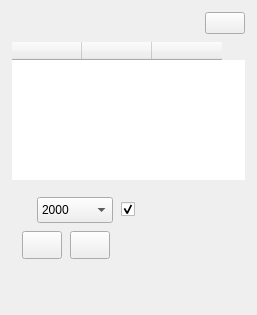
<?xml version="1.0" encoding="UTF-8"?>
<ui version="4.0">
 <class>ChannelSetWidget</class>
 <widget class="QWidget" name="ChannelSetWidget">
  <property name="geometry">
   <rect>
    <x>0</x>
    <y>0</y>
    <width>257</width>
    <height>315</height>
   </rect>
  </property>
  <property name="windowTitle">
   <string>Form</string>
  </property>
  <layout class="QVBoxLayout" name="verticalLayoutMain">
   <property name="spacing">
    <number>8</number>
   </property>
   <property name="leftMargin">
    <number>12</number>
   </property>
   <property name="topMargin">
    <number>12</number>
   </property>
   <property name="rightMargin">
    <number>12</number>
   </property>
   <property name="bottomMargin">
    <number>12</number>
   </property>
   <item>
    <layout class="QHBoxLayout" name="horizontalLayoutTitle">
     <property name="spacing">
      <number>6</number>
     </property>
     <item>
      <widget class="QLabel" name="labelTitleBar">
       <property name="minimumSize">
        <size>
         <width>3</width>
         <height>14</height>
        </size>
       </property>
       <property name="maximumSize">
        <size>
         <width>3</width>
         <height>14</height>
        </size>
       </property>
       <property name="text">
        <string/>
       </property>
      </widget>
     </item>
     <item>
      <widget class="QLabel" name="labelTitle">
       <property name="text">
        <string/>
       </property>
      </widget>
     </item>
     <item>
      <spacer name="horizontalSpacerTitle">
       <property name="orientation">
        <enum>Qt::Orientation::Horizontal</enum>
       </property>
       <property name="sizeHint" stdset="0">
        <size>
         <width>40</width>
         <height>20</height>
        </size>
       </property>
      </spacer>
     </item>
     <item>
      <widget class="QPushButton" name="pushButtonSelectAll">
       <property name="cursor">
        <cursorShape>PointingHandCursor</cursorShape>
       </property>
       <property name="text">
        <string/>
       </property>
      </widget>
     </item>
    </layout>
   </item>
   <item>
    <widget class="QTableWidget" name="tableWidgetChannel">
     <property name="minimumSize">
      <size>
       <width>0</width>
       <height>120</height>
      </size>
     </property>
     <property name="focusPolicy">
      <enum>Qt::FocusPolicy::NoFocus</enum>
     </property>
     <property name="frameShape">
      <enum>QFrame::Shape::NoFrame</enum>
     </property>
     <property name="horizontalScrollBarPolicy">
      <enum>Qt::ScrollBarPolicy::ScrollBarAlwaysOff</enum>
     </property>
     <property name="editTriggers">
      <set>QAbstractItemView::EditTrigger::NoEditTriggers</set>
     </property>
     <property name="alternatingRowColors">
      <bool>false</bool>
     </property>
     <property name="selectionMode">
      <enum>QAbstractItemView::SelectionMode::SingleSelection</enum>
     </property>
     <property name="selectionBehavior">
      <enum>QAbstractItemView::SelectionBehavior::SelectRows</enum>
     </property>
     <property name="verticalScrollMode">
      <enum>QAbstractItemView::ScrollMode::ScrollPerPixel</enum>
     </property>
     <property name="showGrid">
      <bool>false</bool>
     </property>
     <attribute name="horizontalHeaderVisible">
      <bool>true</bool>
     </attribute>
     <attribute name="horizontalHeaderCascadingSectionResizes">
      <bool>false</bool>
     </attribute>
     <attribute name="horizontalHeaderDefaultSectionSize">
      <number>70</number>
     </attribute>
     <attribute name="horizontalHeaderHighlightSections">
      <bool>false</bool>
     </attribute>
     <attribute name="horizontalHeaderStretchLastSection">
      <bool>false</bool>
     </attribute>
     <attribute name="verticalHeaderVisible">
      <bool>false</bool>
     </attribute>
     <attribute name="verticalHeaderMinimumSectionSize">
      <number>24</number>
     </attribute>
     <attribute name="verticalHeaderDefaultSectionSize">
      <number>28</number>
     </attribute>
     <column>
      <property name="text">
       <string/>
      </property>
     </column>
     <column>
      <property name="text">
       <string/>
      </property>
     </column>
     <column>
      <property name="text">
       <string/>
      </property>
     </column>
    </widget>
   </item>
   <item>
    <widget class="QWidget" name="widgetDivider" native="true">
     <property name="minimumSize">
      <size>
       <width>0</width>
       <height>1</height>
      </size>
     </property>
     <property name="maximumSize">
      <size>
       <width>16777215</width>
       <height>1</height>
      </size>
     </property>
    </widget>
   </item>
   <item>
    <layout class="QHBoxLayout" name="horizontalLayoutBuffer">
     <property name="spacing">
      <number>8</number>
     </property>
     <property name="leftMargin">
      <number>10</number>
     </property>
     <property name="topMargin">
      <number>0</number>
     </property>
     <property name="rightMargin">
      <number>10</number>
     </property>
     <property name="bottomMargin">
      <number>0</number>
     </property>
     <item>
      <widget class="QLabel" name="labelBuffer">
       <property name="text">
        <string/>
       </property>
      </widget>
     </item>
     <item>
      <widget class="QComboBox" name="comboBoxBuffer">
       <property name="minimumSize">
        <size>
         <width>76</width>
         <height>26</height>
        </size>
       </property>
       <property name="maximumSize">
        <size>
         <width>76</width>
         <height>26</height>
        </size>
       </property>
       <property name="currentIndex">
        <number>1</number>
       </property>
       <item>
        <property name="text">
         <string>1000</string>
        </property>
       </item>
       <item>
        <property name="text">
         <string>2000</string>
        </property>
       </item>
       <item>
        <property name="text">
         <string>5000</string>
        </property>
       </item>
       <item>
        <property name="text">
         <string>10000</string>
        </property>
       </item>
      </widget>
     </item>
     <item>
      <widget class="QCheckBox" name="checkBoxSaveSqlite">
       <property name="text">
        <string/>
       </property>
       <property name="checked">
        <bool>true</bool>
       </property>
      </widget>
     </item>
     <item>
      <spacer name="horizontalSpacerBuffer">
       <property name="orientation">
        <enum>Qt::Orientation::Horizontal</enum>
       </property>
       <property name="sizeHint" stdset="0">
        <size>
         <width>0</width>
         <height>20</height>
        </size>
       </property>
      </spacer>
     </item>
    </layout>
   </item>
   <item>
    <layout class="QHBoxLayout" name="horizontalLayoutButtons">
     <property name="spacing">
      <number>8</number>
     </property>
     <property name="leftMargin">
      <number>10</number>
     </property>
     <property name="topMargin">
      <number>0</number>
     </property>
     <property name="rightMargin">
      <number>10</number>
     </property>
     <property name="bottomMargin">
      <number>0</number>
     </property>
     <item>
      <widget class="QPushButton" name="pushButtonImportConfig">
       <property name="minimumSize">
        <size>
         <width>0</width>
         <height>28</height>
        </size>
       </property>
       <property name="cursor">
        <cursorShape>PointingHandCursor</cursorShape>
       </property>
       <property name="text">
        <string/>
       </property>
      </widget>
     </item>
     <item>
      <widget class="QPushButton" name="pushButtonExportJson">
       <property name="minimumSize">
        <size>
         <width>0</width>
         <height>28</height>
        </size>
       </property>
       <property name="cursor">
        <cursorShape>PointingHandCursor</cursorShape>
       </property>
       <property name="text">
        <string/>
       </property>
      </widget>
     </item>
     <item>
      <spacer name="horizontalSpacerButtons">
       <property name="orientation">
        <enum>Qt::Orientation::Horizontal</enum>
       </property>
       <property name="sizeHint" stdset="0">
        <size>
         <width>0</width>
         <height>20</height>
        </size>
       </property>
      </spacer>
     </item>
    </layout>
   </item>
   <item>
    <widget class="QLabel" name="labelConfigPath">
     <property name="text">
      <string/>
     </property>
     <property name="role" stdset="0">
      <string>footnote</string>
     </property>
    </widget>
   </item>
   <item>
    <widget class="QLabel" name="labelChannelSummary">
     <property name="text">
      <string/>
     </property>
     <property name="role" stdset="0">
      <string>footnote</string>
     </property>
    </widget>
   </item>
  </layout>
 </widget>
 <resources/>
 <connections/>
</ui>
